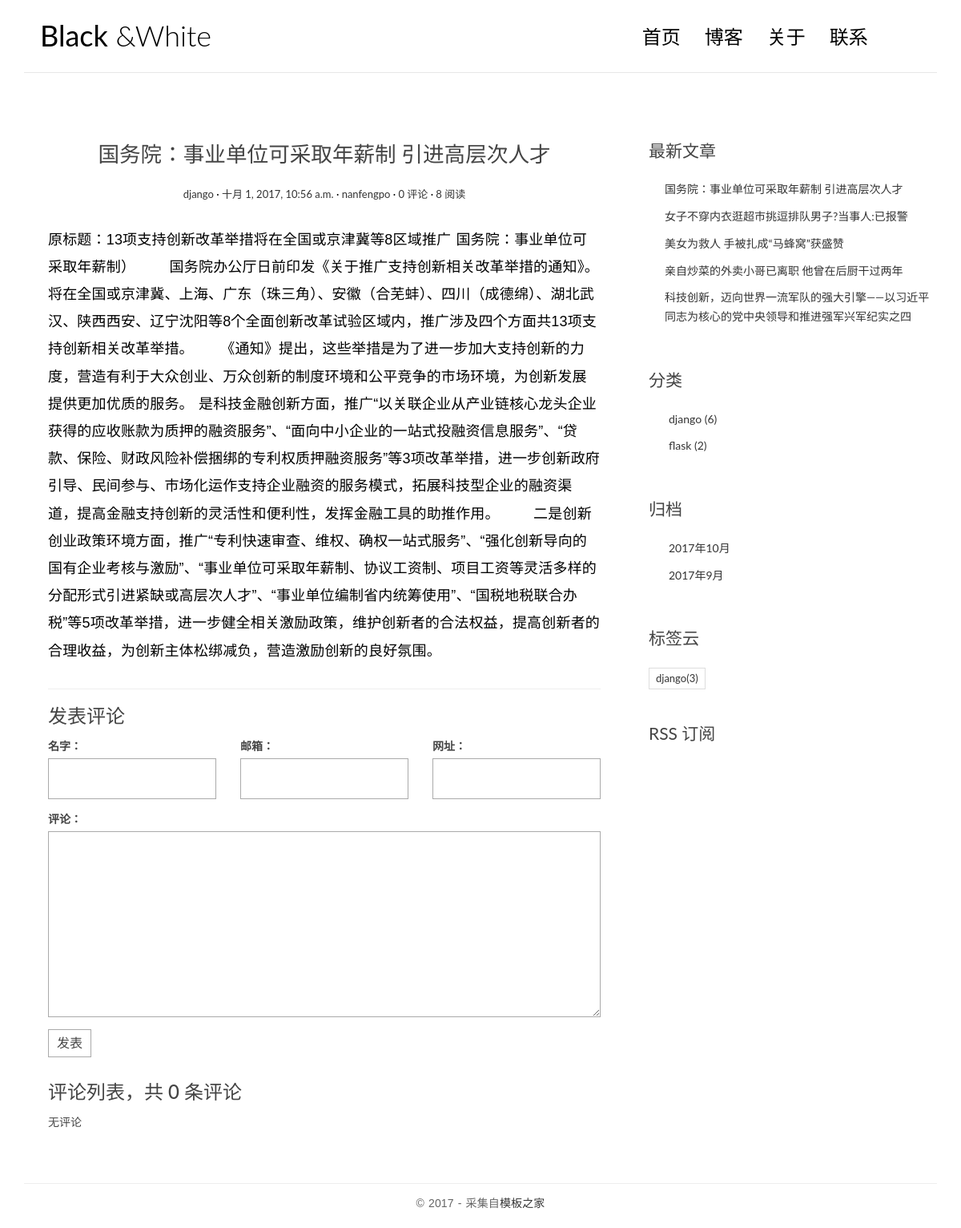
The app's page /post/4/ (signed in) with its own data.
### blog/models.py (models this page shows, shortened)
class Post(models.Model):
    title = models.CharField(max_length=64)
    body = models.TextField()
    created_time = models.DateTimeField()
    modified_time = models.DateTimeField()
    excerpt = models.CharField(max_length=256,blank=True)
    category = models.ForeignKey(Category)
    tags = models.ManyToManyField(Tag,blank=True)
    author = models.ForeignKey(User)
    views = models.PositiveIntegerField(default=0)
    def increase_views(self):
        self.views+=1
        self.save(update_fields=['views'])
    class Meta:
        ordering = ['-created_time','-modified_time']
    def get_absolute_url(self):
        return reverse('blog:detail',kwargs={'pk':self.pk}) #
    def save(self,*args,**kwargs):
        if not self.excerpt:
            md = Markdown(extensions=[
                'markdown.extensions.extra',
                'markdown.extensions.codehilite',
            ])
            self.excerpt = strip_tags(md.convert(self.body))[:32]
        super().save(*args,**kwargs)

class Category(models.Model):
    name = models.CharField(max_length=64)

class Tag(models.Model):
    name = models.CharField(max_length=64)

### blog/views.py (the view)
# urls.py: url(r'^post/(?P<pk>[0-9]+)/$',login_required(views.PostDetailView.as_view()),name='detail'), # post/1
class PostDetailView(DetailView):
    model = Post
    template_name = 'blog/detail.html'
    context_object_name = 'post'
    def get(self,request,*args,**kwargs):
        response = super().get(request,*args,**kwargs)
        self.object.increase_views()
        return response
    def get_object(self, queryset=None):
        post = super().get_object(queryset)
        post.body = markdown(post.body,extensions=[
            'markdown.extensions.extra',
            'markdown.extensions.codehilite',
            'markdown.extensions.toc',
        ])
        return post
    def get_context_data(self, **kwargs):
        context = super().get_context_data(**kwargs)
        form = CommentForm()
        comment_list = self.object.comment_set.all()
        context.update({  #context已有post了，所有这里使用更新updata
            'form':form,
            'comment_list':comment_list,
        })
        return context

### comment/forms.py
class CommentForm(forms.ModelForm):
    class Meta:
        model = Comment
        fields = [
            'name',
            'email',
            'url',
            'text',
        ]

### blog/templatetags/blog_tags.py (called while the page is built)
@register.simple_tag
def get_recent_posts(num=5):
    return Post.objects.all().order_by('-created_time')[:num]

@register.simple_tag
def archives():
    return Post.objects.dates('created_time','month',order='DESC')

@register.simple_tag
def get_categories():
    return Category.objects.annotate(num_posts=Count('post')).filter(num_posts__gt=0)

@register.simple_tag
def get_tags():
    return Tag.objects.annotate(num_posts=Count('post')).filter(num_posts__gt=0 )

### templates/blog/detail.html (shortened to what this page needs)
{% extends 'blog/base.html' %}
{% block main %}
<article class="post post-{{ post.pk }}">
    <header class="entry-header">
        <h1 class="entry-title">{{ post.title }}</h1>
        <div class="entry-meta">
            <span class="post-category"><a href="#">{{ post.category.name }}</a></span>
            <span class="post-date"><a href="#"><time class="entry-date" datetime="{{ post.created_time }}">{{ post.created_time }}</time></a></span>
            <span class="post-author"><a href="#">{{ post.author }}</a></span>
            <span class="comments-link"><a href="{{post.get_absolute_url}}#comment-area">{{post.comment_set.count}} 评论</a></span>
            <span class="views-count"><a href="#">{{post.views}} 阅读</a></span>
        </div>
    </header>
    <div class="entry-content clearfix">
        {{ post.body|safe }}
    </div>
</article>
<section class="comment-area" id="comment-area">
    <hr>
    <h3>发表评论</h3>
    <form action="{% url 'comment:comments' post.pk %}" method="post" class="comment-form">
        <div class="row">
            <div class="col-md-4">
                <label for="{{form.name.id_for_label}}">名字：</label>
                {{form.name}}
            </div>
            <div class="col-md-4">
                <label for="{{form.email.id_for_label}}">邮箱：</label>
                {{form.email}}
            </div>
            <div class="col-md-4">
                <label for="{{form.url.id_for_label}}">网址：</label>
                {{form.url}}
            </div>
            <div class="col-md-12">
                <label for="{{form.text.id_for_label}}">评论：</label>
                {{form.text}}
                <button type="submit" class="comment-btn">发表</button>
            </div>
        </div>
    </form>
    <div class="comment-list-panel">
        <h3>评论列表，共 <span>{{post.comment_set.count}}</span> 条评论</h3>
        <ul class="comment-list list-unstyled">
            {% for comment in comment_list %}
            <li class="comment-item">
                <span class="nickname">{{comment.name}}</span>
                <time class="submit-date" >{{comment.created_time}}</time>
                <div class="text">
                    {{comment.text}}
                </div>
            </li>
            {% empty %}
            无评论
            {% endfor %}
        </ul>
    </div>
</section>
{% endblock main %}

### templates/blog/base.html (shortened to what this page needs)
{% load staticfiles %}
{% load blog_tags %}
<html>
<head>
    <link rel="stylesheet" href="{% static 'blog/css/bootstrap.min.css' %}">
    <link rel="stylesheet" href="{% static 'blog/css/custom.css' %}">
    <link rel="stylesheet" href="{% static 'blog/css/pace.css' %}">
    <link rel="stylesheet" href="{% static 'blog/css/highlights/github.css' %}">
    <link rel="stylesheet" href="http://code.ionicframework.com/ionicons/2.0.1/css/ionicons.min.css">
</head>
<body>
<div class="container">
    <header id="site-header">
        <div class="row">
            <div class="col-md-4 col-sm-5 col-xs-8">
                <div class="logo">
                    <h1><a href="{% url 'blog:index' %}"><b>Black</b> &amp;White</a></h1>
                </div>
            </div>
            <div class="col-md-8 col-sm-7 col-xs-4">
                <nav class="main-nav" role="navigation">
                    <div class="collapse navbar-collapse" id="bsexample-navbar-collapse-1">
                        <ul class="nav navbar-nav navbar-right">
                            <li class="cl-effect-11"><a href="{% url 'blog:index' %}" data-hover="首页">首页</a></li>
                            <li class="cl-effect-11"><a href="fullwidth.html" data-hover="博客">博客</a></li>
                            <li class="cl-effect-11"><a href="about.html" data-hover="关于">关于</a></li>
                            <li class="cl-effect-11"><a href="contact.html" data-hover="联系">联系</a></li>
                        </ul>
                    </div>
                </nav>
            </div>
        </div>
    </header>
</div>
<div class="content-body">
    <div class="container">
        <div class="row">
            <main class="col-md-8">
                {% block main %}
                {% endblock %}
            </main>
            <aside class="col-md-4">
                <div class="widget widget-recent-posts">
                    <h3 class="widget-title">最新文章</h3>
                    {% get_recent_posts as recent_post_list %}
                    <ul>
                        {% for post in recent_post_list %}
                        <li>
                            <a href="{{ post.get_absolute_url }}">{{post.title}}</a>
                        </li>
                        {% empty %}
                        没有文章
                        {% endfor %}
                    </ul>
                </div>
                <div class="widget widget-category">
                    <h3 class="widget-title">分类</h3>
                    {% get_categories as category_list %}
                    <ul>
                        {% for category in category_list %}
                        <li>
                            <a href="{% url 'blog:category' category.pk %}">{{category.name}}
                                <span class="post-count">({{category.num_posts}})</span>
                            </a>
                        </li>
                        {% empty %}
                        暂无分类
                        {% endfor %}
                    </ul>
                </div>
                <div class="widget widget-archives">
                    <h3 class="widget-title">归档</h3>
                    {% archives as date_list %}
                    <ul>
                        {% for date in date_list %}
                        <li>
                            <a href="{% url 'blog:archives' date.year date.month %}">{{date.year}}年{{date.month}}月</a>
                        </li>
                        {% empty %}
                        没有归档
                        {% endfor %}
                    </ul>
                </div>
                <div class="widget widget-tag-cloud">
                    <h3 class="widget-title">标签云</h3>
                    {% get_tags as tag_list %}
                    <ul>
                        {% for tag in tag_list %}
                        <li>
                            <a href="{% url 'blog:tag' tag.pk %}">{{tag.name}}<span class="post-count">({{tag.num_posts}})</span></a>
                        </li>
                        {% empty %}
                            暂无标签
                        {% endfor %}
                    </ul>
                </div>
                <div class="rss">
                    <a href=""> RSS 订阅</a>
                </div>
            </aside>
        </div>
    </div>
</div>
<footer id="site-footer">
    <div class="container">
        <div class="row">
            <div class="col-md-12">
                <p class="copyright">&copy 2017 - 采集自<a href="http://www.cssmoban.com/" target="_blank" title="模板之家">模板之家</a></p>
            </div>
        </div>
    </div>
</footer>
</body>
</html>

### blog/static/blog/css/custom.css (style rules this page uses)
* { outline: none; }
h1, h2, h3, h4, h5, h6 { margin-top: 0; }
b { font-weight: 400; }
a { color: #333; }
body { color: #444; font-family: 'Lato', sans-serif; }
p { font-family: 'Ubuntu', sans-serif; font-weight: 400; word-spacing: 1px; letter-spacing: 0.01em; }
#site-header { background-color: #FFF; padding: 25px 20px; margin-bottom: 40px; border-bottom: 1px solid #e7e7e7; }
.logo h1 a { color: #000; }
.logo h1 { margin: 0; font-family: 'Lato', sans-serif; font-weight: 300; }
.main-nav { margin-top: 11px; max-width: 95%; }
.main-nav a { color: #000000 !important; padding: 0 0 5px 0 !important; margin-right: 30px; font-family: 'Lato', sans-serif; font-weight: 300; font-size: 24px; }
.cl-effect-11 a { padding: 10px 0; color: #0972b4; text-shadow: none; }
.cl-effect-11 a::before { position: absolute; top: 0; left: 0; overflow: hidden; padding: 0 0 5px 0 !important; max-width: 0; border-bottom: 1px solid #000; color: #000; content: attr(data-hover); white-space: nowrap; -webkit-transition: max-width 0.5s; -moz-transition: max-width 0.5s; transition: max-width 0.5s; }
.content-body { padding-bottom: 4em; }
.post { background: #fff; padding: 30px 30px 0; }
.entry-title { text-align: center; font-size: 1.9em; margin-bottom: 20px; line-height: 1.6; padding: 10px 20px 0; }
.entry-meta { text-align: center; color: #DDDDDD; font-size: 13px; margin-bottom: 30px; }
.entry-content { font-size: 18px; line-height: 1.9; font-weight: 300; color: #000; }
.post-category::after, .post-date::after, .post-author::after, .comments-link::after { content: ' ·'; color: #000; }
.widget { background: #fff; padding: 30px 0 0; }
.widget-title { font-size: 1.5em; margin-bottom: 20px; line-height: 1.6; padding: 10px 0 0; font-weight: 400; }
.widget-recent-posts ul { padding: 0; margin: 0; padding-left: 20px; }
.widget-recent-posts ul li { list-style-type: none; position: relative; line-height: 170%; margin-bottom: 10px; }
.widget-recent-posts ul li::before { content: '\f3d3'; font-family: "Ionicons"; position: absolute; left: -17px; top: 3px; font-size: 16px; color: #000; }
.widget-archives ul { padding: 0; margin: 0; padding-left: 25px; }
.widget-archives ul li { list-style-type: none; position: relative; line-height: 170%; margin-bottom: 10px; }
.widget-archives ul li::before { content: '\f3f3'; font-family: "Ionicons"; position: absolute; left: -25px; top: 1px; font-size: 16px; color: #000; }
.widget-category ul { padding: 0; margin: 0; padding-left: 25px; }
.widget-category ul li { list-style-type: none; position: relative; line-height: 170%; margin-bottom: 10px; }
.widget-category ul li::before { content: '\f3fe'; font-family: "Ionicons"; position: absolute; left: -25px; top: 1px; font-size: 18px; color: #000; }
.widget-tag-cloud ul { padding: 0; margin: 0; margin-right: -10px; }
.widget-tag-cloud ul li { list-style-type: none; font-size: 13px; display: inline-block; margin-right: 10px; margin-bottom: 10px; padding: 3px 8px; border: 1px solid #ddd; }
.rss { font-size: 21px; margin-top: 30px; }
.rss a { color: #444; }
#site-footer { padding-top: 10px; padding: 0 0 1.5em 0; }
.copyright { text-align: center; padding-top: 1em; margin: 0; border-top: 1px solid #eee; color: #666; }
.contact-form input, .comment-form input { border: 1px solid #aaa; margin-bottom: 15px; width: 100%; padding: 15px 15px; font-size: 16px; line-height: 100%; transition: 0.4s border-color linear; }
.contact-form textarea, .comment-form textarea { border: 1px solid #aaa; margin-bottom: 15px; width: 100%; padding: 15px 15px; font-size: 16px; line-height: 20px !important; min-height: 183px; transition: 0.4s border-color linear; }
.comment-area { padding: 0 30px 0; }
.comment-form { margin-top: 15px; }
.comment-form .comment-btn { background-color: #fff; border: 1px solid #aaa; font-size: 16px; padding: 5px 10px; }
.comment-list-panel { margin-top: 30px; }
.comment-list { margin-top: 15px; }

### records on screen
Post: title "国务院：事业单位可采取年薪制 引进高层次人才", category.name "django", created_time "十月 1, 2017, 10:56 a.m.", author "nanfengpo", comment_set.count "0", views "8", body "原标题：13项支持创新改革举措将在全国或京津冀等8区域推广 国务院：事业单位可采取年薪制） 国务院办公厅日前印发《关于推广支持创新相关改革举措的通知》。将在全国或京津冀、上海、广东（珠三角）、安徽（合芜蚌）、四川（成德绵）、湖北武汉、陕西西安、辽宁沈阳等8个全面创新改革试验区域内，推广涉及四个方面共13项支持创新相关改革举措。 《通知》提出，这些举措是为了进一步加大支持创新的力度，营造有利于大众创业、万众创新的制度环境和公平竞争的市场环境，为创新发展提供更加优质的服务。 是科技金融创新方面，推广“以关联企业从产业链核心龙头企业获得的应收账款为质押的融资服务”、“面向中小企业的一站式投融资信息服务”、“贷款、保险、财政风险补偿捆绑的专利权质押融资服务”等3项改革举措，进一步创新政府引导、民间参与、市场化运作支持企业融资的服务模式，拓展科技型企业的融资渠道，提高金融支持创新的灵活性和便利性，发挥金融工具的助推作用。 二是创新创业政策环境方面，推广“专利快速审查、维权、确权一站式服务”、“强化创新导向的国有企业考核与激励”、“事业单位可采取年薪制、协议工资制、项目工资等灵活多样的分配形式引进紧缺或高层次人才”、“事业单位编制省内统筹使用”、“国税地税联合办税”等5项改革举措，进一步健全相关激励政策，维护创新者的合法权益，提高创新者的合理收益，为创新主体松绑减负，营造激励创新的良好氛围。"
Post: title "女子不穿内衣逛超市挑逗排队男子?当事人:已报警"
Post: title "美女为救人 手被扎成“马蜂窝”获盛赞"
Post: title "亲自炒菜的外卖小哥已离职 他曾在后厨干过两年"
Post: title "科技创新，迈向世界一流军队的强大引擎——以习近平同志为核心的党中央领导和推进强军兴军纪实之四"
Category: name "django", num_posts "6"
Category: name "flask", num_posts "2"
Tag: name "django", num_posts "3"

### other values on screen
{{ date.year }} "2017" "2017"
{{ date.month }} "10" "9"
